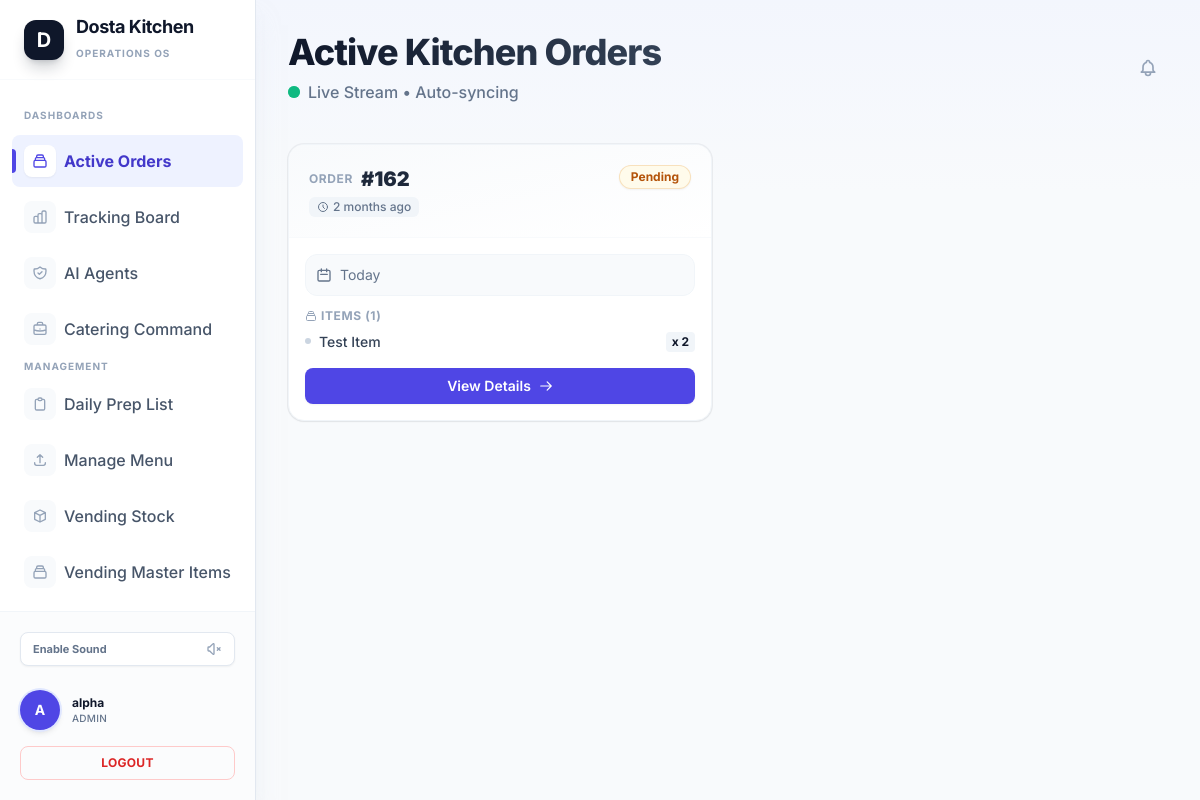
The page /kitchen/ (signed in) on the database as committed earlier.
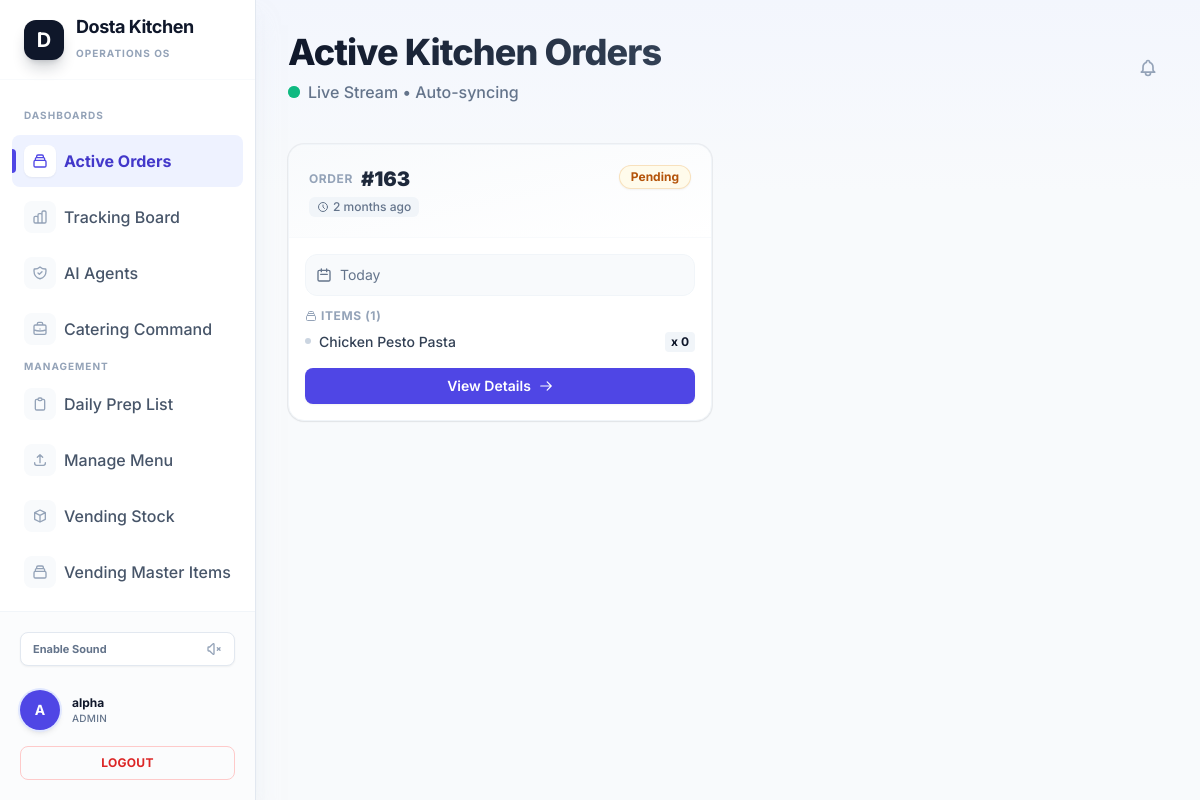
The same page on the database as committed later.
### vending/models.py (models this page shows, shortened)
class Order(models.Model):
    user = models.ForeignKey(settings.AUTH_USER_MODEL, related_name="orders", on_delete=models.CASCADE)
    location = models.ForeignKey(VendingLocation, related_name="orders", on_delete=models.PROTECT)
    plan_type = models.CharField(max_length=20, choices=PlanType.choices)
    plan_subtype = models.CharField(max_length=20, choices=PlanSubType.choices, default=PlanSubType.NONE)
    pickup_type = models.CharField(max_length=20, choices=PickupType.choices, null=True, blank=True)
    pickup_date = models.DateField(null=True, blank=True)
    pickup_slot = models.ForeignKey(PickupTimeSlot, related_name="orders", on_delete=models.SET_NULL, null=True, blank=True)
    status = models.CharField(max_length=20, choices=OrderStatus.choices, default=OrderStatus.DRAFT)
    current_step = models.PositiveSmallIntegerField(default=1)
    total_amount = models.DecimalField(max_digits=10, decimal_places=2, default=0.00)
    pickup_code = models.CharField(max_length=50, blank=True, null=True)
    qr_code_url = models.URLField(max_length=500, blank=True, null=True)
    created_at = models.DateTimeField(auto_now_add=True)
    @property
    def kitchen_items(self):
        return self.items.filter(plan_type__in=['START_PLAN', 'ORDER_NOW', 'SMART_GRAB'], pickup_code__isnull=True)

class OrderItem(models.Model):
    order = models.ForeignKey(Order, related_name="items", on_delete=models.CASCADE)
    menu_item = models.ForeignKey(MenuItem, related_name="order_items", on_delete=models.PROTECT, null=True, blank=True)
    sweets_item = models.ForeignKey('catering.SweetsItem', related_name="order_items", on_delete=models.PROTECT, null=True, blank=True)
    sweets_variation = models.ForeignKey('catering.SweetsItemVariation', related_name="order_items", on_delete=models.SET_NULL, null=True, blank=True)
    quantity = models.PositiveIntegerField(default=1)
    day_of_week = models.CharField(max_length=10, choices=DayOfWeek.choices, null=True, blank=True)
    week_number = models.PositiveSmallIntegerField(null=True, blank=True)
    vending_good_uuid = models.CharField(max_length=255, null=True, blank=True) # NEW: Vending Good UUID
    heating_requested = models.BooleanField(default=False, null=True, blank=True)
    plan_type = models.CharField(max_length=20, choices=PlanType.choices, default=PlanType.ORDER_NOW)
    plan_subtype = models.CharField(max_length=20, choices=PlanSubType.choices, default=PlanSubType.NONE)
    pickup_type = models.CharField(max_length=20, choices=PickupType.choices, null=True, blank=True)
    pickup_date = models.DateField(null=True, blank=True)
    pickup_slot = models.ForeignKey(PickupTimeSlot, related_name="order_items", on_delete=models.SET_NULL, null=True, blank=True)
    status = models.CharField(max_length=20, choices=OrderStatus.choices, default=OrderStatus.PENDING, null=True, blank=True)
    pickup_code = models.CharField(max_length=50, blank=True, null=True)
    created_at = models.DateTimeField(auto_now_add=True)
    class Meta:
        indexes = [models.Index(fields=["order", "week_number", "day_of_week"])]
    @property
    def week_day_display(self):
        if self.week_number and self.day_of_week:
            return f"Week {self.week_number} - {self.day_of_week}"
        return self.day_of_week or ""

class MenuItem(models.Model):
    menu = models.ForeignKey(Menu, related_name='items', on_delete=models.CASCADE)
    master_item = models.ForeignKey(MasterItem, related_name='menu_items', on_delete=models.PROTECT, null=True, blank=True)
    name = models.CharField(max_length=255)
    price = models.DecimalField(max_digits=10, decimal_places=2)
    description = models.TextField()
    ingredients = models.TextField(blank=True, null=True)
    calories = models.PositiveIntegerField(default=0, help_text="kcal")
    protein = models.DecimalField(max_digits=6, decimal_places=2, default=0, help_text="grams")
    carbs = models.DecimalField(max_digits=6, decimal_places=2, default=0, help_text="grams")
    fats = models.DecimalField(max_digits=6, decimal_places=2, default=0, help_text="grams")
    offer = models.CharField(max_length=255, blank=True, null=True)
    terms_and_conditions = models.TextField(blank=True, null=True)
    heating = models.BooleanField(default=False)
    image_source_url = models.URLField(max_length=500, blank=True, null=True)
    image = models.ImageField(upload_to='menu_images/')

### kitchen/views.py (the view)
# urls.py: path('', views.DashboardView.as_view(), name='dashboard'),
class DashboardView(LoginRequiredMixin, UserPassesTestMixin, ListView):
    model = Order
    template_name = 'kitchen/dashboard.html'
    context_object_name = 'orders'
    def test_func(self):
        return is_kitchen_admin(self.request.user)
    def get_queryset(self):
        return Order.objects.filter(
            status__in=[
                OrderStatus.PENDING,
                OrderStatus.PREPARING,
                OrderStatus.READY
            ],
            items__plan_type__in=['START_PLAN', 'ORDER_NOW', 'SMART_GRAB'],
            items__pickup_code__isnull=True # Only items that still need fulfillment
        ).distinct().order_by('-created_at')

### kitchen/views.py (called while the page is built)
def is_kitchen_admin(user):
    return user.is_authenticated and (user.is_staff or user.is_superuser)

### kitchen/templates/kitchen/dashboard.html (shortened to what the changed rows need)
{% extends 'kitchen/base.html' %} {% block content %}
<div class="max-w-8xl mx-auto">
 <div
  class="flex flex-col md:flex-row md:items-center justify-between gap-6 mb-10">
  <div>
   <h2
    class="text-4xl font-extrabold text-transparent bg-clip-text bg-gradient-to-r from-slate-900 to-slate-700 tracking-tight">
   </h2>
  </div>
 </div>
 <div
  class="grid grid-cols-1 md:grid-cols-2 xl:grid-cols-3 2xl:grid-cols-4 gap-8 auto-rows-fr">
  {% for order in orders %}
  <div
   id="order-card-{{ order.id }}"
   class="group bg-white rounded-2xl shadow-sm hover:shadow-xl hover:-translate-y-1 transition-all duration-300 overflow-hidden flex flex-col h-full border border-slate-100 ring-1 ring-slate-900/5 animate-fade-in-up"
   style="animation-delay: {{ forloop.counter0|add:1|default:0 }}00ms">
   <div
    class="p-5 border-b border-slate-50 flex justify-between items-start bg-gradient-to-br from-slate-50 to-white">
    <div>
     <div class="flex items-center gap-2 mb-1">
      <span class="text-xs font-bold text-slate-400 uppercase tracking-wider"
       >Order</span
      >
      <h3 class="text-xl font-black text-slate-800">#{{ order.id }}</h3>
     </div>
     <span
      class="text-xs font-medium text-slate-500 flex items-center bg-slate-100 px-2 py-0.5 rounded-md w-fit">
      <svg
       class="w-3 h-3 mr-1"
       fill="none"
       stroke="currentColor"
       viewBox="0 0 24 24">
       <path
        stroke-linecap="round"
        stroke-linejoin="round"
        stroke-width="2"
        d="M12 8v4l3 3m6-3a9 9 0 11-18 0 9 9 0 0118 0z"></path>
      </svg>
      {{ order.created_at|timesince }} ago
     </span>
    </div>
    <span
     class="px-3 py-1 rounded-full text-xs font-bold shadow-sm ring-1 ring-inset {% if order.status == 'PENDING' %} bg-amber-50 text-amber-700 ring-amber-600/20 {% elif order.status == 'PREPARING' %} bg-blue-50 text-blue-700 ring-blue-600/20 {% elif order.status == 'READY' %} bg-emerald-50 text-emerald-700 ring-emerald-600/20 {% else %} bg-slate-100 text-slate-600 ring-slate-500/10 {% endif %}">
     {{ order.get_status_display }}
    </span>
   </div>
   <div class="p-4 flex-grow space-y-3">
    <div
     class="flex items-center justify-between text-sm p-2.5 bg-slate-50 rounded-xl border border-slate-100">
     <div class="flex items-center text-slate-500">
      <svg
       class="w-4 h-4 mr-2"
       fill="none"
       stroke="currentColor"
       viewBox="0 0 24 24">
       <path
        stroke-linecap="round"
        stroke-linejoin="round"
        stroke-width="2"
        d="M8 7V3m8 4V3m-9 8h10M5 21h14a2 2 0 002-2V7a2 2 0 00-2-2H5a2 2 0 00-2 2v12a2 2 0 002 2z"></path>
      </svg>
      <span>{{ order.pickup_date|default:"Today" }}</span>
     </div>
    </div>
    <div>
     <div
      class="text-xs font-bold text-slate-400 uppercase tracking-wider mb-2 flex items-center">
      <svg
       class="w-3 h-3 mr-1"
       fill="none"
       stroke="currentColor"
       viewBox="0 0 24 24">
       <path
        stroke-linecap="round"
        stroke-linejoin="round"
        stroke-width="2"
        d="M19 11H5m14 0a2 2 0 012 2v6a2 2 0 01-2 2H5a2 2 0 01-2-2v-6a2 2 0 012-2m14 0V9a2 2 0 00-2-2M5 11V9a2 2 0 012-2m0 0V5a2 2 0 012-2h6a2 2 0 012 2v2M7 7h10"></path>
      </svg>
      Items ({{ order.kitchen_items.count }})
     </div>
     <ul class="space-y-2">
      {% for item in order.kitchen_items|slice:":2" %}
      <li class="flex justify-between items-start text-sm group/item">
       <div class="flex items-start">
        <span
         class="w-1.5 h-1.5 rounded-full bg-slate-300 mt-1.5 mr-2 group-hover/item:bg-indigo-400 transition-colors"></span>
        <div>
         <span class="text-slate-700 font-medium leading-snug block"
          >{{ item.menu_item.name }}</span
         >
        </div>
       </div>
       <span
        class="font-bold text-slate-900 bg-slate-100 px-1.5 py-0.5 rounded ml-2 whitespace-nowrap text-xs"
        >x {{ item.quantity }}</span
       >
      </li>
      {% endfor %}
     </ul>
    </div>
   </div>
   <div class="p-4 pt-0 mt-auto">
    <a
     href="{% url 'kitchen:order_detail' order.id %}"
     class="block w-full text-center bg-indigo-600 hover:bg-indigo-700 text-white font-semibold py-2 px-4 rounded-lg shadow-sm hover:shadow-indigo-200 transition-all duration-200 flex items-center justify-center group/btn text-sm">
     <span>View Details</span>
     <svg
      class="w-3.5 h-3.5 ml-2 group-hover/btn:translate-x-1 transition-transform"
      fill="none"
      stroke="currentColor"
      viewBox="0 0 24 24">
      <path
       stroke-linecap="round"
       stroke-linejoin="round"
       stroke-width="2"
       d="M14 5l7 7m0 0l-7 7m7-7H3"></path>
     </svg>
    </a>
   </div>
  </div>
  {% endfor %}
 </div>
</div>
{% endblock %}

Rows that differ between the two databases and show on the page:
removed Order: id "162", created_at "2 months", status "Pending", pickup_date "Today", kitchen_items.count "1"
removed OrderItem: menu_item.name "Test Item", quantity "2", shown under "162"
added Order: id "163", created_at "2 months", status "Pending", pickup_date "Today", kitchen_items.count "1"
added OrderItem: menu_item.name "Chicken Pesto Pasta", quantity "0", shown under "163"
